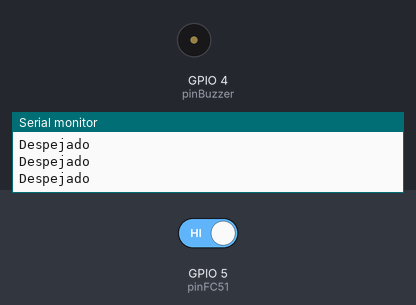
A sketch run on a simulated ESP8266 (NodeMCU). On the bench: buzzer (waves = sounding), the last lines printed to the serial monitor. The test bench sets the inputs (shaded band); at power-on: GPIO 5 (pinFC51) HIGH. WiFi joins after 1.5 s; servers stay silent unless stated.

Above: at 3.7 s.
3.8 s: GPIO 5 (pinFC51) driven LOW
At 4.5 s:
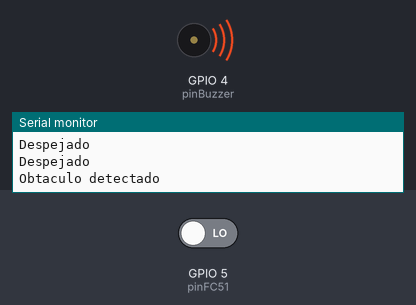
6.8 s: GPIO 5 (pinFC51) driven HIGH
At 7.9 s:
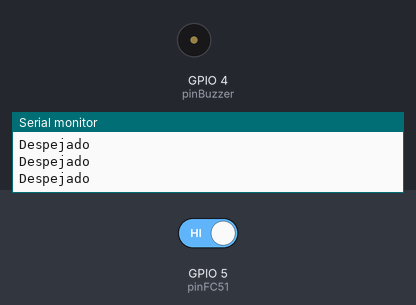
Timing chart, 0 to 9.8 s (numbered marks = the images above; inputs shaded):
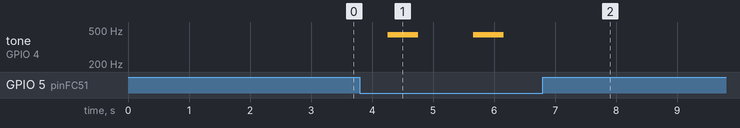

Measured:
- after the input at 3.8 s, tone on GPIO 4 (pinBuzzer): alternates 440 Hz for 0.50 s and silent for 0.90 s, starting after 0.46 s
- after the input at 6.8 s, tone on GPIO 4 (pinBuzzer): stops changing and stays silent

The sketch:

FC51_BUZZER_ESP8266.ino
```cpp
//Importamos las librerias necesarias, para trabajr con el modulo ESP8266 y Firebase
#include <ESP8266WiFi.h>
#include <FirebaseESP8266.h>

//Declaramos variable de acceso al proyecto en Firebase
#define FIREBASE_HOST "** FIREBASE_HOST HERE **"
#define FIREBASE_AUTH "** FIREBASE_AUTH HERE **"

//Declaramos variable de acceso a la red WIFI
#define WIFI_SSID "** WIFI_SSID HERE **"
#define WIFI_PASSWORD "** WIFI_PASSWORD HERE **"

FirebaseData firebaseData;

const int pinBuzzer = 4;
int pinFC51 = 5;
int fc51On = HIGH;

void setup() {
  Serial.begin(9600);

  Serial.println("Serial communication started\n\n");

  WiFi.begin(WIFI_SSID, WIFI_PASSWORD);
  Serial.print("Connecting to ");
  Serial.print(WIFI_SSID);

  while (WiFi.status() != WL_CONNECTED) {
    Serial.print(".");
    delay(500);
  }

  Serial.println();
  Serial.print("Connected to ");
  Serial.println(WIFI_SSID);
  Serial.print("IP Address is : ");
  Serial.println(WiFi.localIP());
  Firebase.begin(FIREBASE_HOST, FIREBASE_AUTH);

  Firebase.reconnectWiFi(true);
  delay(1000);

}

void loop() {
  fc51On = digitalRead(pinFC51);

  if(fc51On == LOW){
    Serial.println("Obtaculo detectado");

    Firebase.setInt(firebaseData, "/FC51_", 1);

    buzzerr();
  }else{
    Serial.println("Despejado");

    Firebase.setInt(firebaseData, "/FC51_", 0);
  }
  delay(250);
}

void buzzerr(){
  tone(pinBuzzer, 440);
  delay(500);

  noTone(pinBuzzer);
  delay(500);
}
```
